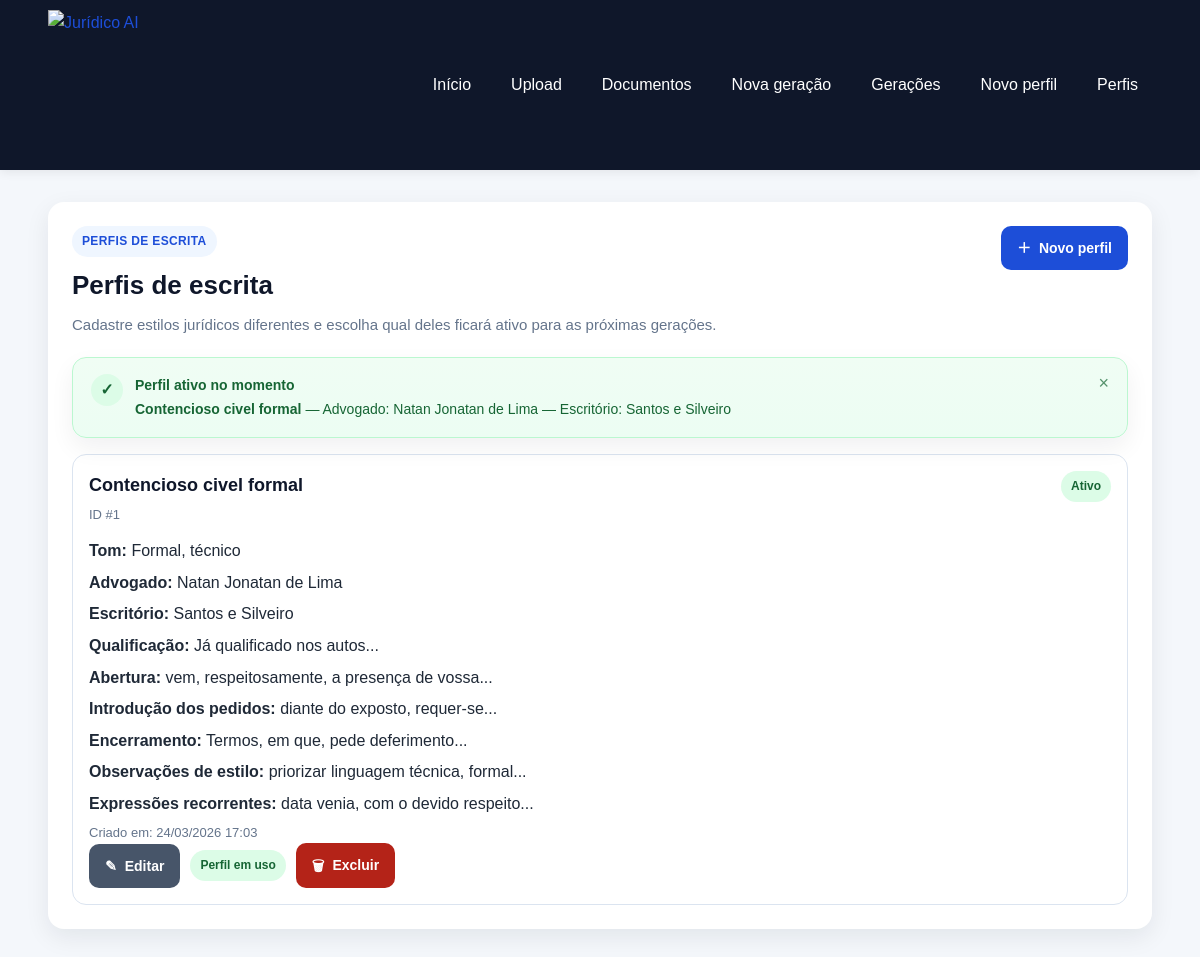
/writing-profiles, run on the app's committed database.
### app/models/writing_profile.py (models this page shows)
class WritingProfile(Base):
    __tablename__ = "writing_profiles"
    id = Column(Integer, primary_key=True, index=True)
    profile_name = Column(String(150), nullable=False)
    lawyer_name = Column(String(150), nullable=True)
    office_name = Column(String(200), nullable=True)
    tone = Column(String(100), nullable=False, default="Formal")
    qualification_style = Column(
        Text,
        nullable=True,
        default="já qualificado(a) nos autos ou a ser devidamente qualificado(a)",
    )
    opening_phrase = Column(
        Text,
        nullable=True,
        default="vem, com o devido respeito, à presença de Vossa Excelência, apresentar a presente:",
    )
    closing_phrase = Column(
        Text,
        nullable=True,
        default="Termos em que,\nPede deferimento.",
    )
    request_intro = Column(
        Text,
        nullable=True,
        default="Diante do exposto, requer:",
    )
    legal_style_notes = Column(
        Text,
        nullable=True,
        default="Utilizar linguagem jurídica formal, objetiva e técnica.",
    )
    recurring_expressions = Column(
        Text,
        nullable=True,
        default="data venia; conforme entendimento jurisprudencial; nos termos da legislação aplicável",
    )
    is_active = Column(Boolean, default=False, nullable=False)
    created_at = Column(DateTime(timezone=True), server_default=func.now())

### app/routers/writing_profiles.py (the view)
@router.get("")
def listar_perfis_page(request: Request, db: Session = Depends(get_db)):
    perfis = listar_perfis(db)
    perfil_ativo = buscar_perfil_ativo(db)
    perfis_resumo = []
    for perfil in perfis:
        resumo = montar_resumo_perfil(perfil)
        resumo["qualification_style_preview"] = resumir_texto(resumo["qualification_style"], 80)
        resumo["opening_phrase_preview"] = resumir_texto(resumo["opening_phrase"], 80)
        resumo["request_intro_preview"] = resumir_texto(resumo["request_intro"], 80)
        resumo["closing_phrase_preview"] = resumir_texto(resumo["closing_phrase"], 80)
        resumo["legal_style_notes_preview"] = resumir_texto(resumo["legal_style_notes"], 100)
        resumo["recurring_expressions_preview"] = resumir_texto(resumo["recurring_expressions"], 100)
        perfis_resumo.append(resumo)
    return templates.TemplateResponse(
        "writing_profiles_list.html",
        {
            "request": request,
            "perfis": perfis_resumo,
            "perfil_ativo": perfil_ativo,
            "sucesso": request.query_params.get("sucesso"),
            "erro": request.query_params.get("erro"),
        },
    )

### app/templates/writing_profiles_list.html (shortened to what this page needs)
{% extends "base.html" %}
{% block content %}
<section class="card">
    <div class="cabecalho-pagina">
        <div>
            <span class="etiqueta-secao">Perfis de escrita</span>
            <h2>Perfis de escrita</h2>
            <p class="texto-suave">
                Cadastre estilos jurídicos diferentes e escolha qual deles ficará ativo para as próximas gerações.
            </p>
        </div>
        <div class="acoes-topo">
            <a class="botao" href="/writing-profiles/create">
                <span class="icone-botao" aria-hidden="true">＋</span>
                Novo perfil
            </a>
        </div>
    </div>
    {% if perfil_ativo %}
        <div class="alerta alerta-sucesso" data-alerta>
            <div class="alerta-conteudo">
                <span class="alerta-titulo">Perfil ativo no momento</span>
                <p>
                    <strong>{{ perfil_ativo.profile_name }}</strong>
                    {% if perfil_ativo.lawyer_name %} — Advogado: {{ perfil_ativo.lawyer_name }}{% endif %}
                    {% if perfil_ativo.office_name %} — Escritório: {{ perfil_ativo.office_name }}{% endif %}
                </p>
            </div>
            <button type="button" class="alerta-fechar" data-fechar-alerta aria-label="Fechar mensagem">×</button>
        </div>
    {% endif %}
    {% if perfis %}
        <div class="lista-cards">
            {% for perfil in perfis %}
                <div class="mini-card perfil-card">
                    <div class="perfil-card-topo">
                        <div>
                            <h3 class="perfil-titulo">{{ perfil.profile_name }}</h3>
                            <p class="texto-pequeno">ID #{{ perfil.id }}</p>
                        </div>
                        <div>
                            {% if perfil.is_active %}
                                <span class="badge badge-sucesso">Ativo</span>
                            {% else %}
                                <span class="badge badge-neutro">Inativo</span>
                            {% endif %}
                        </div>
                    </div>
                    <p><strong>Tom:</strong> {{ perfil.tone }}</p>
                    <p><strong>Advogado:</strong> {{ perfil.lawyer_name }}</p>
                    <p><strong>Escritório:</strong> {{ perfil.office_name }}</p>
                    <p><strong>Qualificação:</strong> {{ perfil.qualification_style_preview }}</p>
                    <p><strong>Abertura:</strong> {{ perfil.opening_phrase_preview }}</p>
                    <p><strong>Introdução dos pedidos:</strong> {{ perfil.request_intro_preview }}</p>
                    <p><strong>Encerramento:</strong> {{ perfil.closing_phrase_preview }}</p>
                    <p><strong>Observações de estilo:</strong> {{ perfil.legal_style_notes_preview }}</p>
                    <p><strong>Expressões recorrentes:</strong> {{ perfil.recurring_expressions_preview }}</p>
                    <p class="texto-pequeno">
                        Criado em:
                        {{ perfil.created_at.strftime("%d/%m/%Y %H:%M") if perfil.created_at else "-" }}
                    </p>
                    <div class="acoes-topo acoes-perfil">
                        <a class="botao botao-secundario" href="/writing-profiles/{{ perfil.id }}/edit">
                            <span class="icone-botao" aria-hidden="true">✎</span>
                            Editar
                        </a>
                        {% if not perfil.is_active %}
                            <form
                                action="/writing-profiles/{{ perfil.id }}/activate"
                                method="post"
                                data-loading-form
                                data-loading-message="Ativando perfil..."
                                data-loading-button-text="Ativando..."
                            >
                                <button class="botao" type="submit">
                                    <span class="icone-botao" aria-hidden="true">✓</span>
                                    Ativar perfil
                                </button>
                            </form>
                        {% else %}
                            <span class="badge badge-sucesso">Perfil em uso</span>
                        {% endif %}
                        <form
                            action="/writing-profiles/{{ perfil.id }}/delete"
                            method="post"
                            data-confirm-action
                            data-loading-form
                            data-loading-message="Excluindo perfil..."
                            data-loading-button-text="Excluindo..."
                            data-confirm-title="Excluir perfil de escrita"
                            data-confirm-message="Tem certeza que deseja excluir este perfil de escrita?"
                            data-confirm-submit-label="Excluir perfil"
                            data-confirm-submit-icon='<span class="icone-botao" aria-hidden="true">🗑</span>'
                        >
                            <button class="botao-perigo" type="submit">
                                <span class="icone-botao" aria-hidden="true">🗑</span>
                                Excluir
                            </button>
                        </form>
                    </div>
                </div>
            {% endfor %}
        </div>
    {% endif %}
</section>
{% endblock %}

### app/static/css/style.css (style rules this page uses)
* { margin: 0; padding: 0; box-sizing: border-box; }
body { font-family: Arial, Helvetica, sans-serif; background: #f4f7fb; color: #1f2937; line-height: 1.6; }
a { color: #1d4ed8; text-decoration: none; }
.card { background: #ffffff; border-radius: 16px; padding: 24px; box-shadow: 0 8px 24px rgba(15, 23, 42, 0.08); margin-bottom: 24px; }
.cabecalho-pagina { display: flex; justify-content: space-between; align-items: flex-start; gap: 16px; flex-wrap: wrap; margin-bottom: 20px; }
.cabecalho-pagina h2 { font-size: 26px; color: #0f172a; margin-bottom: 6px; }
.etiqueta-secao { display: inline-block; margin-bottom: 8px; padding: 6px 10px; border-radius: 999px; background: #eff6ff; color: #1d4ed8; font-size: 12px; font-weight: 700; letter-spacing: 0.03em; text-transform: uppercase; }
.texto-suave { color: #64748b; font-size: 15px; }
.texto-pequeno { color: #64748b; font-size: 13px; margin-top: 4px; }
.acoes-topo { display: flex; gap: 10px; flex-wrap: wrap; }
.botao, button.botao { display: inline-flex; align-items: center; justify-content: center; background: #1d4ed8; color: #ffffff; border: none; border-radius: 10px; padding: 11px 16px; font-size: 14px; font-weight: bold; cursor: pointer; transition: background 0.2s ease, transform 0.2s ease, opacity 0.2s ease; }
.botao-secundario { background: #475569; }
.botao-perigo { display: inline-flex; align-items: center; justify-content: center; background: #b42318; color: #ffffff; border: none; border-radius: 10px; padding: 14px 16px; font-size: 14px; font-weight: bold; line-height: 1.2; cursor: pointer; transition: background 0.2s ease, transform 0.2s ease, opacity 0.2s ease; }
form { display: flex; flex-direction: column; gap: 14px; }
.acoes-perfil { display: flex; align-items: center; gap: 10px; flex-wrap: wrap; }
.acoes-perfil form { margin: 0; }
.badge { display: inline-flex; align-items: center; justify-content: center; padding: 6px 10px; border-radius: 999px; font-size: 12px; font-weight: bold; }
.badge-sucesso { background: #dcfce7; color: #166534; }
.lista-cards { display: grid; grid-template-columns: repeat(auto-fit, minmax(280px, 1fr)); gap: 16px; }
.mini-card { background: #ffffff; border: 1px solid #dbe4f0; border-radius: 14px; padding: 16px; }
.perfil-card-topo { display: flex; justify-content: space-between; align-items: flex-start; gap: 12px; margin-bottom: 12px; }
.perfil-titulo { font-size: 18px; color: #0f172a; }
.acoes-linha form, .acoes-perfil form, .geracao-card form, .mini-card form { display: inline-flex; flex-direction: row; gap: 0; width: auto; margin: 0; }
.acoes-linha form button, .acoes-perfil form button, .geracao-card form button, .mini-card form button { width: auto; }
.botao, button.botao, .botao-perigo { gap: 8px; }
.icone-botao { display: inline-flex; align-items: center; justify-content: center; font-size: 14px; line-height: 1; }
.alerta { position: relative; display: flex; align-items: flex-start; gap: 12px; margin-bottom: 16px; padding: 16px 18px; border-radius: 14px; border: 1px solid transparent; box-shadow: 0 10px 24px rgba(15, 23, 42, 0.06); }
.alerta::before { display: inline-flex; align-items: center; justify-content: center; width: 32px; height: 32px; border-radius: 999px; flex-shrink: 0; font-weight: 700; }
.alerta-conteudo { flex: 1; }
.alerta-titulo { display: block; margin-bottom: 2px; font-size: 14px; font-weight: 700; }
.alerta p { margin: 0; font-size: 14px; line-height: 1.6; }
.alerta-fechar { border: none; background: transparent; color: inherit; font-size: 18px; line-height: 1; cursor: pointer; opacity: 0.7; transition: opacity 0.2s ease, transform 0.2s ease; }
.alerta-sucesso, .sucesso { background: linear-gradient(180deg, #f0fdf4 0%, #ecfdf3 100%); color: #166534; border-color: #bbf7d0; }
.alerta-sucesso::before { content: "✓"; background: #dcfce7; color: #166534; }
.geracao-resumo-box p, .geracao-info .info-value, .perfil-card p { margin-top: 6px; }
.lista-cards, .lista-geracoes-cards { align-items: stretch; }
.mini-card { transition: transform 0.2s ease, box-shadow 0.2s ease, border-color 0.2s ease; }

### data on the page
WritingProfile: profile_name "Contencioso civel formal", lawyer_name "Natan Jonatan de Lima", office_name "Santos e Silveiro", id "1", tone "Formal, técnico", qualification_style_preview "Já qualificado nos autos...", opening_phrase_preview "vem, respeitosamente, a presença de vossa...", request_intro_preview "diante do exposto, requer-se...", closing_phrase_preview "Termos, em que, pede deferimento...", legal_style_notes_preview "priorizar linguagem técnica, formal...", recurring_expressions_preview "data venia, com o devido respeito...", created_at "24/03/2026 17:03"
